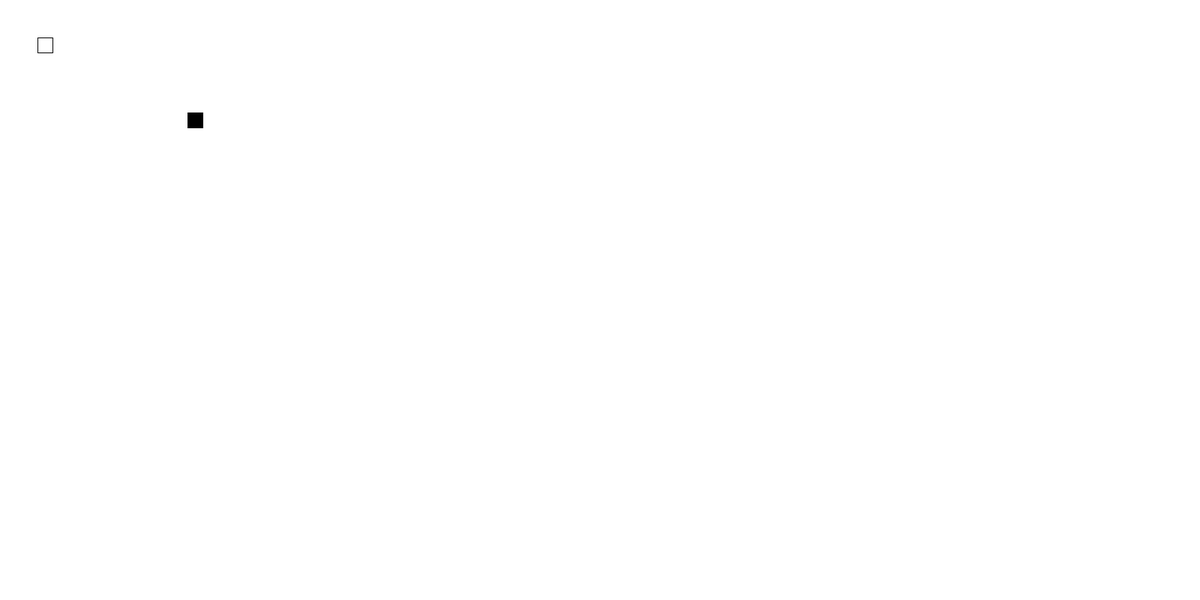
Frame 1 (no input)
Frame 60 (the mouse pressed at the canvas centre just before this capture): identical to frame 1, image omitted
Frame 120 (the mouse held since frame 60 and released just before this capture): identical to frame 1, image omitted

The Processing sketch that drew this single still picture (run headless with seeded random() and noise(); from frame 60 on, the mouse is pressed at the canvas centre):

// Processing sketch: automata_01
// ── automata_01.pde


float cellWidth;   // Width of the Cells
float cellHeight;  // Height of the Cells

void setup(){
  size(1600,800);
  
  // Width and height of the cells
  cellWidth  = 20;
  cellHeight = 20;
}


void draw(){
  
  background(255);
  
  // Draws a cell at (50, 50) with value = 0
  displayCell(50, 50, 0, cellWidth, cellHeight);
  
  // Draws a cell at (250, 150) with value = 1
  displayCell(250, 150, 1, cellWidth, cellHeight);
  
}

// Displays a cell at the corresponding position, size and color
void displayCell(float x, float y, int v, float w, float h){
  stroke(0);
  if(v==0){
    fill(255);
  }
  else {
     fill(0);
  }
  rect(x,y, w, h);
}
